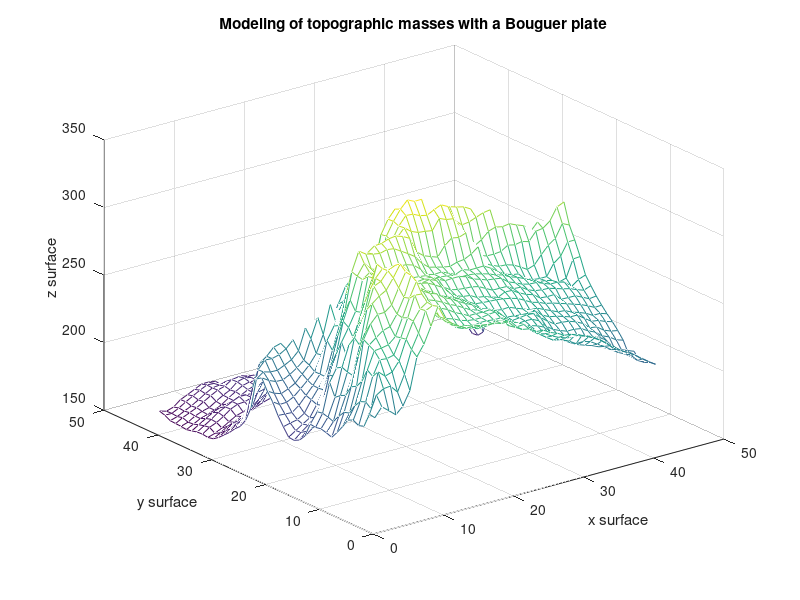
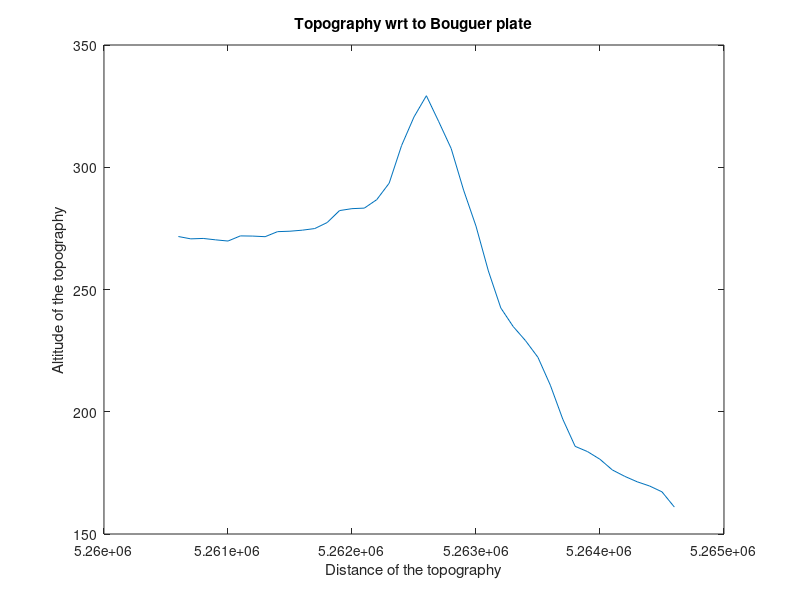

The MATLAB source for these figures, in order: (Note: this script raises an error after producing the figures.)


clc;
clear all;
format long g;

%%%%%%%%%%%%%%%%%%%%%%%%%%%%%%%%%%%%%%%%%%%

dgm = load('dgm.mat');
surface_x = dgm.dgm.x;
surface_y = dgm.dgm.y;
surface_z = dgm.dgm.z;

%% Task 1 part 1
%%%%%%%%%%%%%%%%%%%%%%%%%%%%%%%%%%%%%%%%%%%%%%%%%%%%%%%%%%%%%
% % Topographic contribution to gravity in case of modeling of 
% %     the topographic masses with a Bouguer plate

%%%%%%%%%%%%%%%%%%%%%%%%%%%%%%%%%%%%%%%%%%%
% % Find the center of new surface (Zugspite)
 %why here Index 20183?   not 201*201 
 %here we are saving max value as the center of z and total number for the y is saved as index.
%%%%%%%%%%%%%%%%%%%%%%%%%%%%%%%%%%%
[center_surface_z,Index] = max(surface_z(:)); 
[I_row, I_col] = ind2sub(size(surface_z),Index);

%%%%%%%%%%%%%%%%%%%%%%%%%%%%%%%%%%%%%%%%%%%%%%%%%%%%%%%%%%%%%%%%%%%%%%%%%%%
% % New Surface with length 4 km, orientation: north-south, and point     %
% %   distance 100 m why we are increasing row by 40? If we want to       %
% increase in the east-west or only east or only north or only south or   %
% onlywest then how we will deal eith the above formual? Incase of only   %
% altitude like in z direction?                                           %
%%%%%%%%%%%%%%%%%%%%%%%%%%%%%%%%%%%%%%%%%%%%%%%%%%%%%%%%%%%%%%%%%%%%%%%%%%%%%
Line_X = surface_x(I_col-40:2:I_col+40);
Line_Y = surface_y(I_row-40:2:I_row+40);
Line_Z = surface_z(I_row-40:2:I_row+40,I_col-40:2:I_col+40);

%%%%%%%%%%%%%%%%%%%%%%%%%%%%%%%%%%%%%%%%%%%%%%%%%%%%%%%%%
% % Modeling of topographic masses with a Bouguer plate %
%%%%%%%%%%%%%%%%%%%%%%%%%%%%%%%%%%%%%%%%%%%%%%%%%%%%%%%%%
G = 6.674*10^(-11);
rho = 2670;
gp_top_Bouguer = 2*pi*G*rho*Line_Z*10^(5);    


% Plots
figure();
mesh(gp_top_Bouguer);
title('Modeling of topographic masses with a Bouguer plate');
xlabel('x surface');
ylabel('y surface');
zlabel('z surface'); 


figure();
plot(Line_Y,gp_top_Bouguer(:,21)); %because 21 column is the center of the all column
xlabel('Distance of the topography');
ylabel('Altitude of the topography');
title('Topography wrt to Bouguer plate');
%%%%%%%%%%%%%%%%%%%%%%%% Task 1 part 2%%%%%%%%%%%%%%%%%%%%%%%
%%%%%%%%%%%%%%%%%%%%%%%%%%%%%%%%%%%%%%%%%%%%%%%%%%%%%%%%%%%%%
%%% Topographic masses with rectangular prisms              %
%%%%%%%%%%%%%%%%%%%%%%%%%%%%%%%%%%%%%%%%%%%%%%%%%%%%%%%%%%%%%

SurfaceX1= repmat(surface_x - 25,numel(surface_y(1,:)),1);
SurfaceX2= repmat(surface_x + 25,numel(surface_y(1,:)),1);
SurfaceY3= repmat(surface_y.' - 25,1,numel(surface_y(1,:)));
SurfaceY4= repmat(surface_y.' + 25,1,numel(surface_y(1,:)));


for k=1:numel(Line_Z(1,:))
    G=SurfaceY3-Line_Y(1,k);
    gp_top_rectangular_Prism(1,k) = sum(sum(v1prism(SurfaceX1-Line_X(1,21),SurfaceX2-Line_X(1,21),SurfaceY3-Line_Y(1,k),SurfaceY4-Line_Y(1,k),-Line_Z(k,21),surface_z-Line_Z(k,21))));
    gp_top_rectangular_Prism(1,k) =gp_top_rectangular_Prism(1,k)*rho*10^(-3);
end

%%%%%%%%%%%%%%%%%%%%%%%%%%%%%%%%%%%%%%%%%%%%%%%%%%%%%
%%                            Plots                 %
%%%%%%%%%%%%%%%%%%%%%%%%%%%%%%%%%%%%%%%%%%%%%%%%%%%%%
 figure();
 plot(gp_top_rectangular_Prism);
 xlabel('Distance of the topography');
ylabel('Altitude of the topography');
title('Topography wrt to Rectangualr Prism');

 figure();
 plot(Line_Y,gp_top_rectangular_Prism);
 hold on;
 plot(Line_Y,gp_top_Bouguer(:,21));
 hold off;
xlabel('Distance of the topography');
ylabel('Altitude of the topography');
title('comparision-Topography wrt to Bouguer plate and Rectangualr Prism');

 
 %%%%%%%%%%%%%%%%%%%%%%%%%%%%%%%%%%%%%%%%%%%%%%%%%%%%%%%%%%%
 %%                             Task 2                    %
%%%%%%%%%%%%%%%%%%%%%%%%%%%%%%%%%%%%%%%%%%%%%%%%%%%%%%%%%%%%%

field_X =400:150:1300;
field_Y = 400:150:1300;
field_Z1 = repmat(1300,numel(field_Y(1,:)),1); 
a=find(field_Y(:) == 150);
field_Z2(1:7) = repmat(1300,numel(field_Y(1,:)),1); 
 


 %%%%%%%%%%%%%%%%%%%%%%%%% Task 3%%%%%%%%%%%%%%%%%%%%%%%%%%%%
%%%%%%%%%%%%%%%%%%%%%%%%%%%%%%%%%%%%%%%%%%%%%%%%%%%%%%%%%%%%%
% %                   Orthometric heights                  %%
%%%%%%%%%%%%%%%%%%%%%%%%%%%%%%%%%%%%%%%%%%%%%%%%%%%%%%%%%%%%%
Cp = 29035;
gp = 9.80005688;
free_air_gravity_grad = -0.3086*10^(-5);
%%%%%%%%%%%%%%%%%%%%%%%%%%%%%%%%%%%%%%%%%%%
% % Using Helmert heights formula         %
%%%%%%%%%%%%%%%%%%%%%%%%%%%%%%%%%%%%%%%%%%%
g_bar_1 = gp + 0.0424*10^(-5)*center_surface_z;
Hp = Cp/g_bar_1;
%%%%%%%%%%%%%%%%%%%%%%%%%%%%%%%%%%%%%%%%%%%%%%%%%%%%%%%%%%%%%%%%
%   Using precise computation of the topographic contribution  %
%%%%%%%%%%%%%%%%%%%%%%%%%%%%%%%%%%%%%%%%%%%%%%%%%%%%%%%%%%%%%%%%
v_top_rectangular_Prism = sum(sum(vprism(SurfaceX1-Line_X(1,21),SurfaceX2-Line_X(1,21),SurfaceY3-Line_Y(1,21),SurfaceY4-Line_Y(1,21),-Line_Z(21,21),surface_z-Line_Z(21,21))))*rho*10^(-3);
v_top_rectangular_Prism_Zero = sum(sum(vprism(SurfaceX1-Line_X(1,21),SurfaceX2-Line_X(1,21),SurfaceY3-Line_Y(1,21),SurfaceY4-Line_Y(1,21),0,surface_z)))*rho*10^(-3);

gptop =gp_top_rectangular_Prism(1,21);

g_bar_2 = gp - free_air_gravity_grad*center_surface_z/2 - gptop*10^(-5) +(v_top_rectangular_Prism_Zero - v_top_rectangular_Prism)/center_surface_z;
Hp2 = Cp/g_bar_2;

